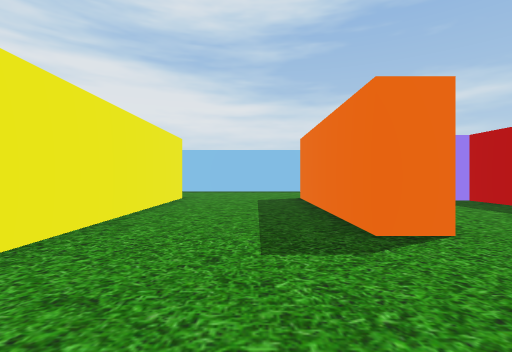
View 1 (above)

24 first-person views from a walk through a Unity game level. The camera is 1.5 m above the floor, looks level and sees 85° across. The floor is counted in squares, 2 m on a side. Each view is taken from the middle of a square. On the plan, view 1 faces up. The plan holds only what a view shows up to about 10 squares ahead; the rest is blank. The place goes on beyond the plan. The player character is not drawn.

View 2
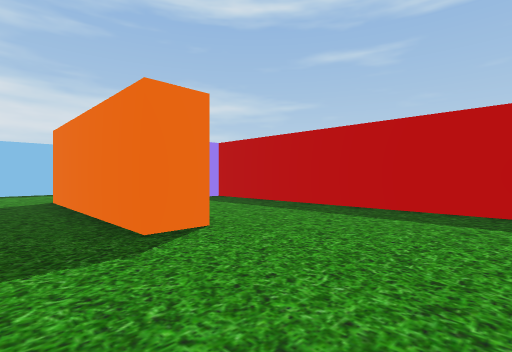

View 3
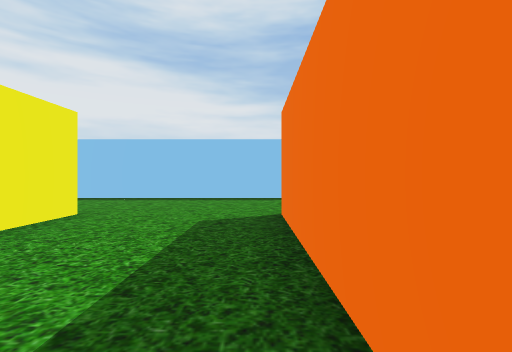

View 4
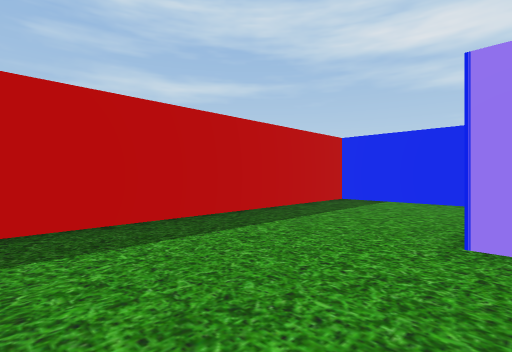

View 5
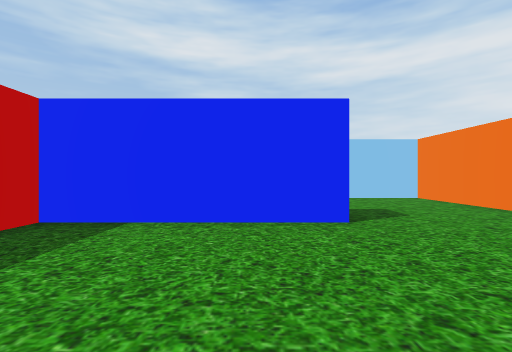

View 6
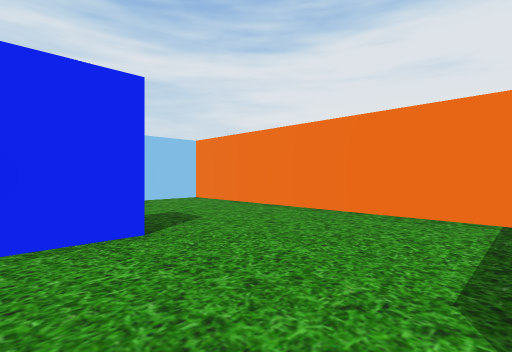

View 7
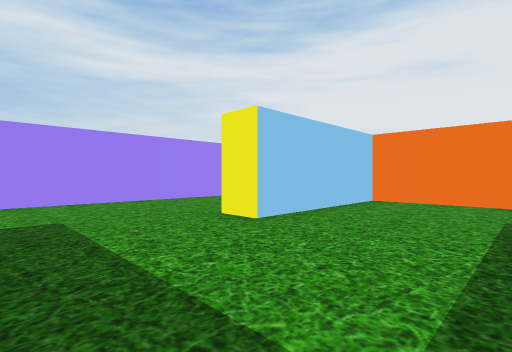

View 8
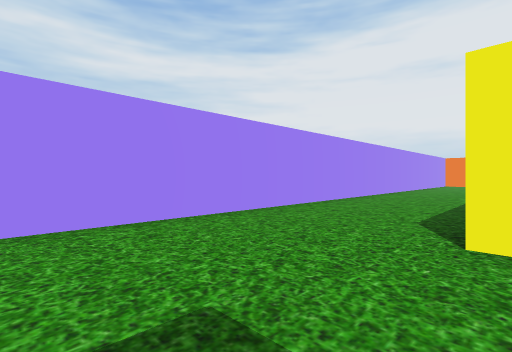

View 9
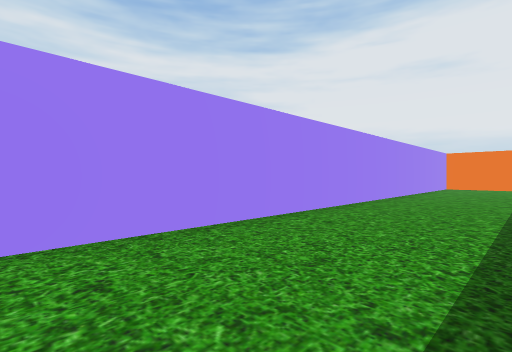

View 10
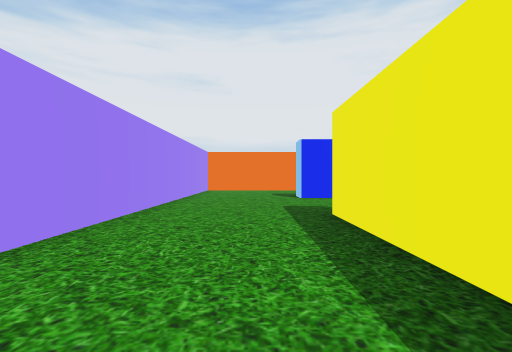

View 11
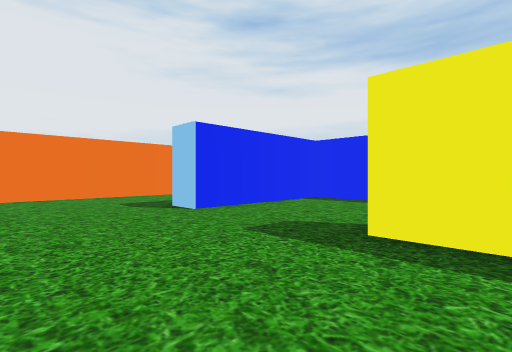

View 12
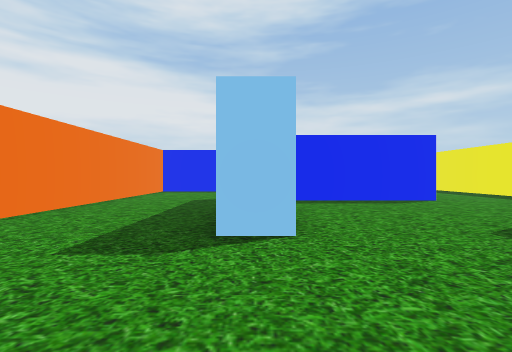

View 13
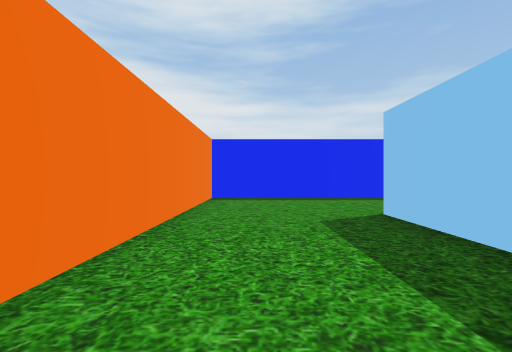

View 14
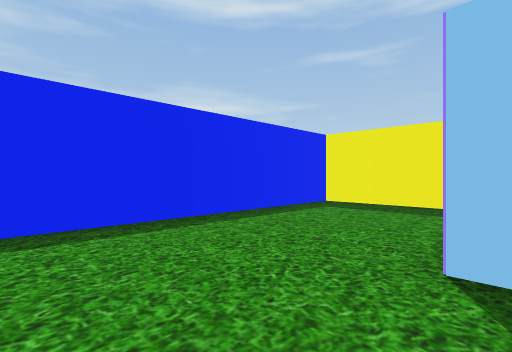

View 15
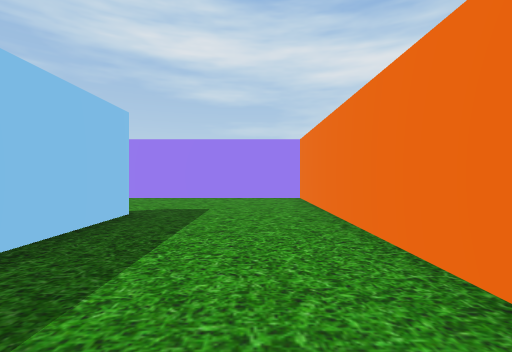

View 16
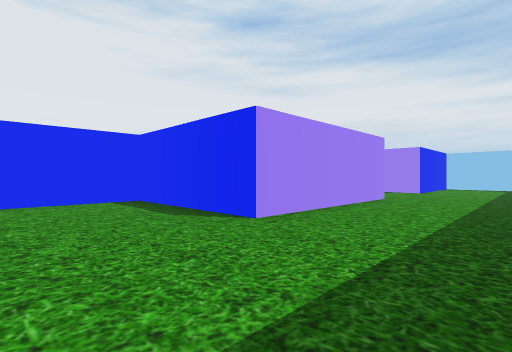

View 17
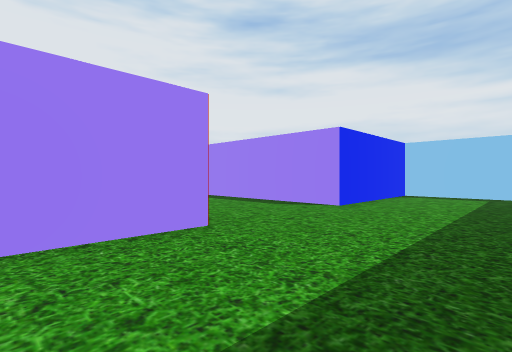

View 18
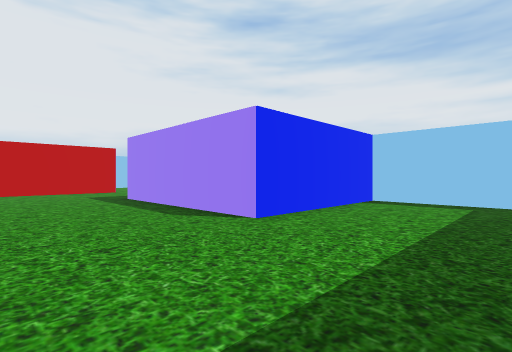

View 19
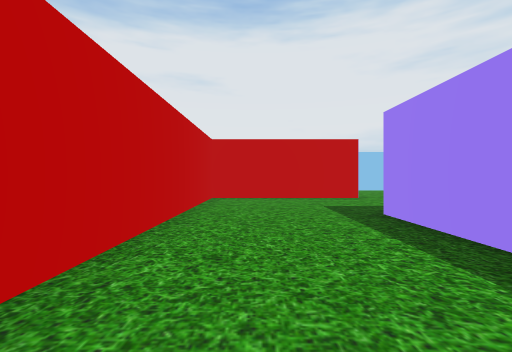

View 20
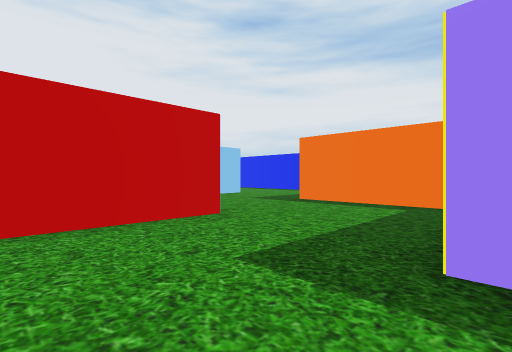

View 21
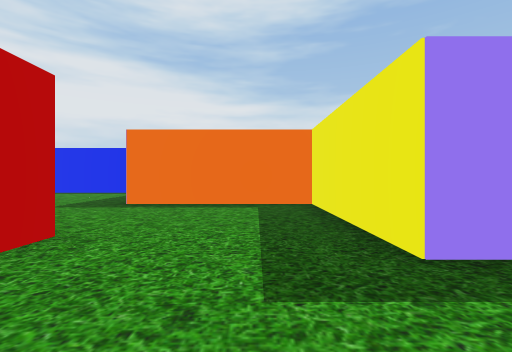

View 22
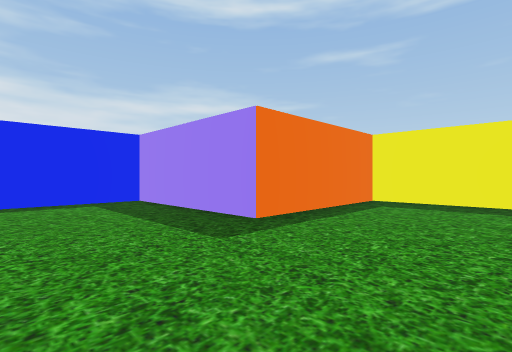

View 23
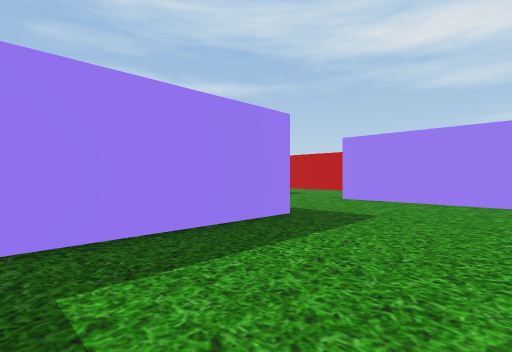

View 24
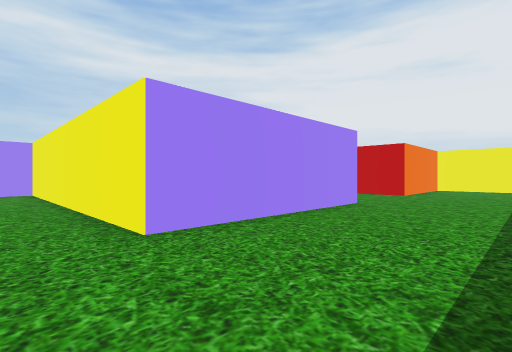

### Floor plan
Points are (right, up) in squares from view 1. A wall is a line through its corners. A room is listed if a view was taken in it or the views show most of it. See-through windows are left out.
Room 1 (views 1, 2, 3, 4, 5, 6, 7, 8, 9, 10, 11, 12, 13, 14, 15, 16, 17, 18, 19, 20, 21, 22, 23, 24)
walls: (-7.5, -0.5) (-7.5, -6.5) (-12.5, -6.5) (-12.5, -11.5) (-13.5, -11.5) (-13.5, -5.5); (-2.5, -2.1) (-2.5, -10.5) (2.5, -10.5) (2.5, -11.6); (-8.5, -4.6) (-8.5, -1.5) (-17.5, -1.5) (-17.5, -15.5) (5.9, -15.5); (2.1, -0.5) (2.6, -0.5); (1.4, -5.5) (6.5, -5.5) (6.5, 8.5) (6, 8.5); (2.5, 3.5) (1.5, 3.5) (1.5, 9.5); (-4.4, 8.5) (-7.5, 8.5) (-7.5, 3.5) (-13.5, 3.5) (-13.5, 8.5) (-18.5, 8.5) (-18.5, 13.5) (-21.6, 13.5); (-4.6, -11.5) (-8.5, -11.5); (-8.5, 9.5) (-2.5, 9.5) (-2.5, 0.4); (1.9, 13.5) (-5.1, 13.5); (-21.6, 4.5) (-17.5, 4.5) (-17.5, -0.5) (-9.6, -0.5)

Positions as (right, up) in squares from view 1, and headings:
1: (0, 0), facing up
2: (0, 0), facing up-right
3: (1, 4), facing up
4: (2, 3), facing down-right
5: (3, -1), facing down
6: (3, -2), facing down-left
7: (6, -7), facing down-left
8: (6, -11), facing down-left
9: (1, -12), facing down-left
10: (-3, -13), facing left
11: (-7, -15), facing up-left
12: (-13, -15), facing up
13: (-16, -11), facing up
14: (-16, -6), facing up-right
15: (-16, -6), facing down
16: (-4, -10), facing up-left
17: (-4, -3), facing up-left
18: (-4, 0), facing up-left
19: (-8, 1), facing left
20: (-13, 1), facing up-left
21: (-15, 1), facing up
22: (-22, 5), facing up-right
23: (-22, 13), facing down-right
24: (-1, 13), facing down-left
